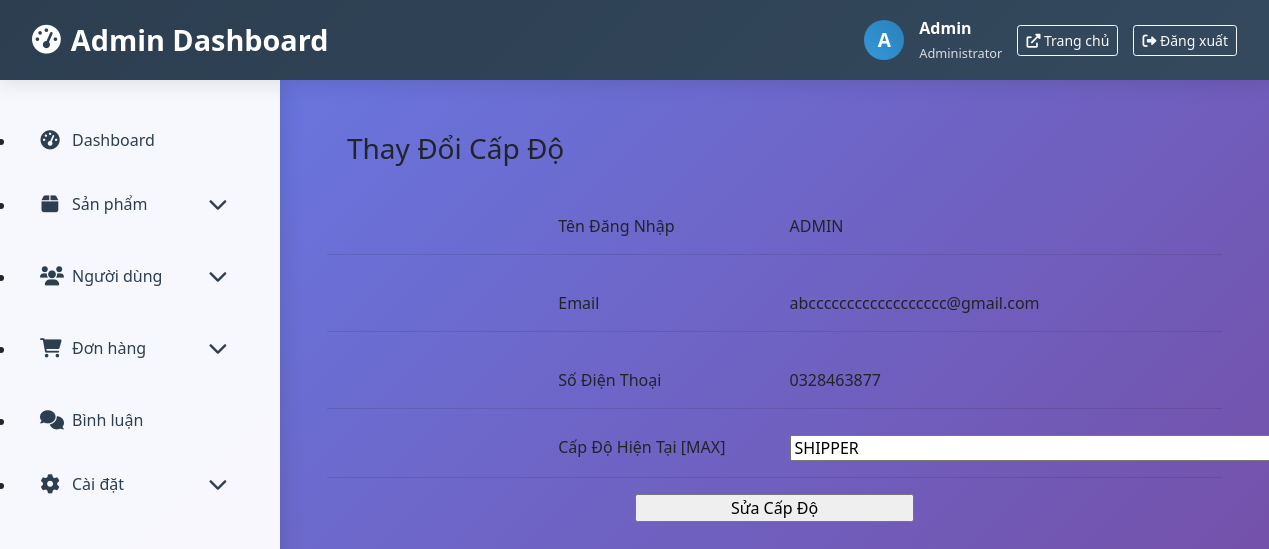
/code/shopmaytinh/User/Admin/index.php?act=phanquyen&id=ADMIN, run on the app's committed database.
### tables this page shows
CREATE TABLE `taikhoan` (
  `TenDangNhap` varchar(30) NOT NULL,
  `MatKhau` varchar(32) DEFAULT NULL,
  `Email` varchar(30) DEFAULT NULL,
  `DiaChi` varchar(80) DEFAULT NULL,
  `SoDienThoai` varchar(11) DEFAULT NULL,
  `MaNcc` varchar(10) NOT NULL,
  `CapDo` varchar(3) NOT NULL,
  `AnhDaiDIen` varchar(100) NOT NULL
);

### code/shopmaytinh/User/U_Controller/DanhSachNguoiDung/PhanQuyen.php (called while the page is built, shortened)
<?php
	$ten = $_GET['id'];
	require_once '../U_Model/DanhSachNguoiDung/PhanQuyen_M.php';
	require_once '../U_View/DanhSachNguoiDung/PhanQuyen_V.php';
?>

### code/shopmaytinh/User/U_Model/DanhSachNguoiDung/PhanQuyen_M.php (called while the page is built)
<?php
	require_once './../U_Model/KetNoiDb.php';
	$sql = "SELECT * from taikhoan where TenDangNhap = '$ten'";
	$qr = mysqli_query($connect,$sql);
	$pq = mysqli_fetch_array($qr);
?>

### code/shopmaytinh/User/U_View/DanhSachNguoiDung/PhanQuyen_V.php (the view, shortened to what this page needs)
<!DOCTYPE html>
<html>
<head>
</head>
<body>
	<div class="container">
		<form method="POST">
			<h3 style="padding: 20px;">
				Thay Đổi Cấp Độ
			</h3>
			<div class="row" style="">
				<div class="col-md-3"></div>
				<div class="col-md-3" style="margin-top: 20px;">
					Tên Đăng Nhập
				</div>
				<div class="col-md-3" style="margin-top: 20px;">
					<?php echo $pq['TenDangNhap'] ?>
				</div>
				<div class="col-md-3"></div>
			</div>
			<hr>
			<div class="row">
				<div class="col-md-3"></div>
				<div class="col-md-3" style="margin-top: 20px;">
					Email
				</div>
				<div class="col-md-3" style="margin-top: 20px;">
					<?php echo $pq['Email'] ?>
				</div>
				<div class="col-md-3"></div>
			</div>
			<hr>
			<div class="row" style="">
				<div class="col-md-3"></div>
				<div class="col-md-3" style="margin-top: 20px;">
					Số Điện Thoại
				</div>
				<div class="col-md-3" style="margin-top: 20px;">
					<?php echo $pq['SoDienThoai'] ?>
				</div>
				<div class="col-md-3"></div>
			</div>
			<hr>
			<div class="row" style="">
				<div class="col-md-3"></div>
				<div class="col-md-3" style="margin-top: 10px;">
					Cấp Độ Hiện Tại [<?php echo $pq['CapDo'] ?>]
				</div>
				<div class="col-md-3" style="margin-top: 10px;">
					<select name="capdo">
						<option value="LV0">SHIPPER</option>
					</select>
				</div>
				<div class="col-md-3"></div>
			</div>
			<hr>
				<div class="row" style="">
					<div class="col-md-4"></div>
					<div class="col-md-4">
						<input type="submit" style="width: 100%;margin-bottom: 20px;" name="submit" value="Sửa Cấp Độ">
					</div>
					<div class="col-md-4"></div>
				</div>
		</form>
	</div>
</body>
</html>

### code/shopmaytinh/User/Admin/modern_admin.css (style rules this page uses)
* { margin: 0; padding: 0; box-sizing: border-box; }
body { font-family: 'Segoe UI', Tahoma, Geneva, Verdana, sans-serif; background: linear-gradient(135deg, #667eea 0%, #764ba2 100%); min-height: 100vh; }

### data on the page
taikhoan: TenDangNhap "ADMIN", Email "abcccccccccccccccccc@gmail.com", SoDienThoai "0328463877", CapDo "MAX"

### other printed values
substr($user, 0, 1) "A"
$user "Admin"
